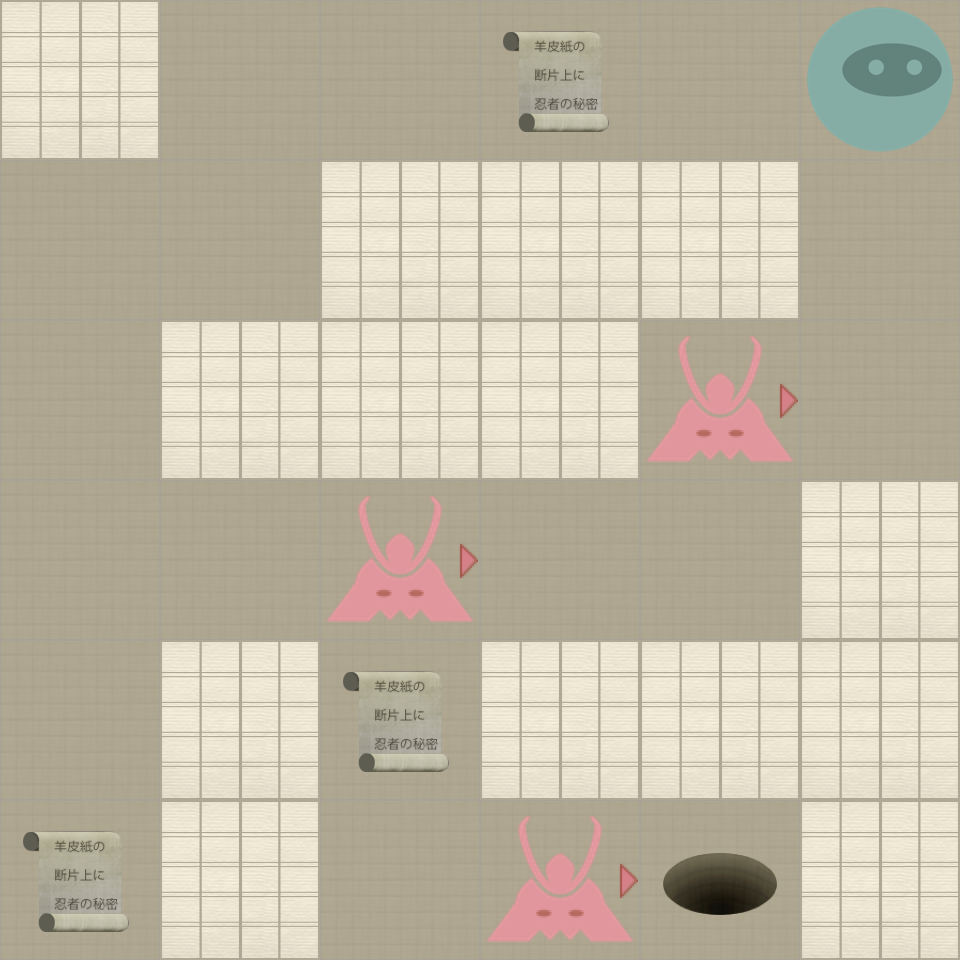

A 2D game scene composited from a Tiled map and its tileset images. What follows is a short description and the map's XML, with each tile layer's data collapsed to a summary:
An orthogonal 6x6 tile map with 160x160 px tiles, 2 tile layers (Level, Actors).

<map version="1.0" orientation="orthogonal" width="6" height="6" tilewidth="160" tileheight="160">
 <properties>
  <property name="moves" value="10" />
 </properties>
 <tileset firstgid="1" name="tiles" tilewidth="160" tileheight="160" spacing="2" margin="2">
  <image source="tiles-ipadhd.png" width="1024" height="1024" />
  <tile id="0">
   <properties>
    <property name="actor" value="exit" />
   </properties>
  </tile>
  <tile id="2">
   <properties>
    <property name="actor" value="guard" />
    <property name="direction" value="down" />
   </properties>
  </tile>
  <tile id="3">
   <properties>
    <property name="actor" value="guard" />
    <property name="direction" value="left" />
   </properties>
  </tile>
  <tile id="4">
   <properties>
    <property name="actor" value="guard" />
    <property name="direction" value="right" />
   </properties>
  </tile>
  <tile id="5">
   <properties>
    <property name="actor" value="guard" />
    <property name="direction" value="up" />
   </properties>
  </tile>
  <tile id="7">
   <properties>
    <property name="actor" value="player" />
   </properties>
  </tile>
  <tile id="8">
   <properties>
    <property name="actor" value="scroll" />
   </properties>
  </tile>
  <tile id="9">
   <properties>
    <property name="wall" value="1" />
   </properties>
  </tile>
 </tileset>
 <layer name="Level" width="6" height="6">
  <data>[36 cells, 36 non-empty, 2 distinct tile ids]</data>
 </layer>
 <layer name="Actors" width="6" height="6">
  <data>[36 cells, 8 non-empty, 4 distinct tile ids]</data>
 </layer>
</map>
